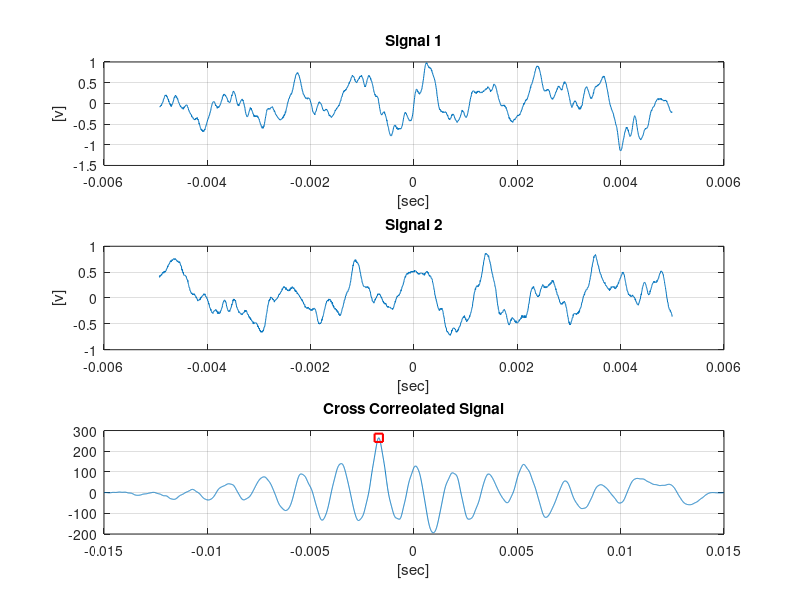
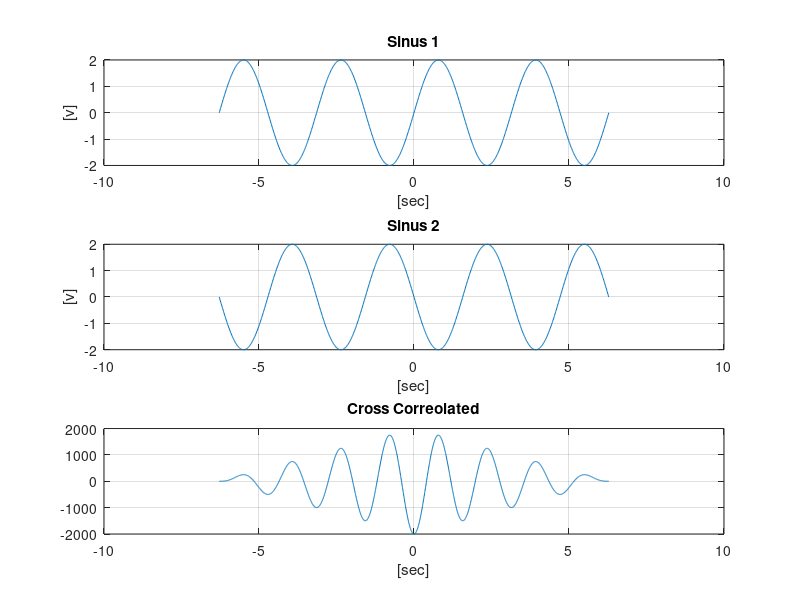

These figures' MATLAB source, in order:
%% SiSy Exc3 Simple Pedometer
% Author: Adrian Rosenast, St17a, SiSy
% Information:
% To switch between the different sensor values change the number of the
% filename in line 8. 

clear all, close all, clc;                  % Fresh start
load('meas_B1.mat');   % Load sensor values

% Plot measured values
figure(1);
title('Exc 2: Distance Measurement', 'FontSize', 16);
subplot(3,1,1), plot(t, s_ch1), grid on;
title('Signal 1');
xlabel('[sec]'), ylabel('[v]');
subplot(3,1,2), plot(t, s_ch2), grid on;
title('Signal 2');
xlabel('[sec]'), ylabel('[v]')

% Variable initialisation
range = 0.015;
t_long = linspace(-0.015, 0.015, 2*length(t)-1);     % longer time vector to plot auto-correlation
v_sound = 343;                                        % [m/s]

% Cross correolation of the two signals and plot
corr_seq = xcorr(s_ch1, s_ch2);     
subplot(3,1,3), plot(t_long, corr_seq);, hold on
title('Cross Correolated Signal');
xlabel('[sec]');

% Find max value and mark the position on the plot
maxVal = max(corr_seq);                  % Find max value
posMaxVal = find(maxVal == corr_seq);     % Find position of max value
plot(t_long(posMaxVal), maxVal, 'rs', 'LineWidth', 1.5), grid on, 
hold off;

% Calculate the difference
timeDiff = abs(t(floor(posMaxVal/2)));

% Calculate distance between the signals
posDiff = timeDiff * v_sound;

% Display result in command window
disp('Distance between the two microphones: [m]');
disp(posDiff);


%% Why a sinus signal is not practical
t1 = linspace(-2*pi, 2*pi, 1000);
f1 = 2*sin(2*t1);
f2 = 2*sin(2*t1+ pi);

figure(2)
subplot(311), plot(t1, f1), hold on, grid on;
title('Sinus 1');
xlabel('[sec]'), ylabel('[v]');
subplot(312), plot(t1, f2), grid on;
title('Sinus 2');
xlabel('[sec]'), ylabel('[v]');

corr_seq2 = xcorr(f1, f2);  
t1_long = linspace(-2*pi, 2*pi, length(corr_seq2));
subplot(313), plot(t1_long, corr_seq2), grid on;
title('Cross Correolated');
xlabel('[sec]');
hold off;